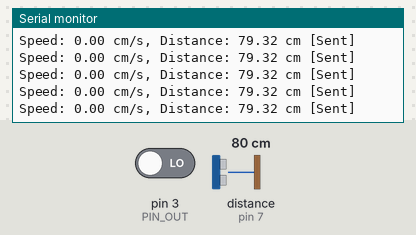
Bench run of a sketch on a simulated Arduino Uno, built with avr-gcc and run on an emulated ATmega328P. Parts: the last lines printed to the serial monitor. Wiring (inferred from the names in the program): ultrasonic range finder: trigger pin 8; echo pin 7. The inputs (shaded band) are chosen by the test bench; at power-on: distance to the obstacle (sensor on pin 7) 80 cm, pin 3 (PIN_OUT) LOW. The echo pulse lasts 58.3 µs per cm.

Above: at 1.2 s.
1.3 s: distance to the obstacle (sensor on pin 7) set to 2 cm
At 1.39 s:
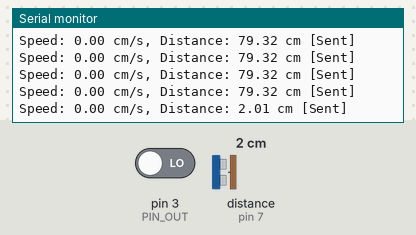
2.8 s: distance to the obstacle (sensor on pin 7) set to 9 cm
At 2.82 s:
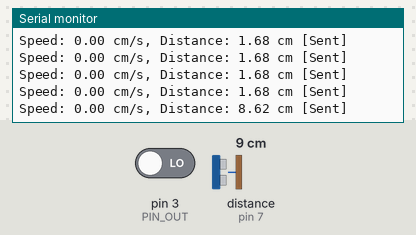
5.8 s: pin 3 (PIN_OUT) driven HIGH
7.3 s: distance to the obstacle (sensor on pin 7) set to 120 cm
At 7.35 s:
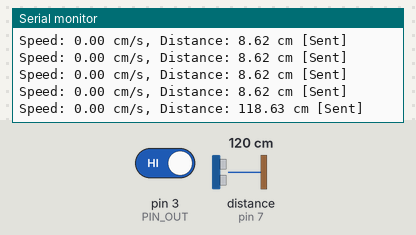
Timing chart, 0 to 10.3 s (numbered marks = the images above; inputs shaded):
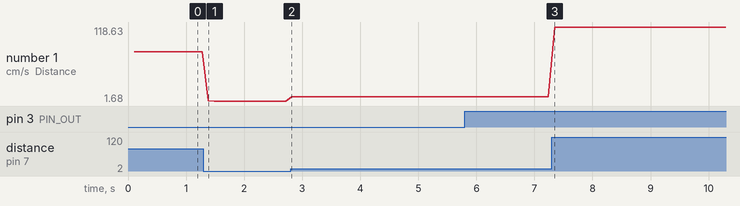

Measured:
- after the input at 1.3 s, the serial monitor: prints a new line after 0.08 s (image 1)
- after the input at 2.8 s, the serial monitor: prints a new line at once (image 2)
- after the input at 7.3 s, the serial monitor: prints a new line after 0.05 s (image 3)
- plotted number 1: 79.32 → 1.68 after the input at 1.3 s, 1.68 → 8.62 after the input at 2.8 s, 8.62 → 118.63 after the input at 7.3 s

The sketch:

pdc.ino
```cpp
#include <SPI.h>
#include <mcp2515.h>

#define SLAVE_ID 0x0F6
#define PIN_OUT 3              // Speed sensor pin
#define TRIG 8                 // Ultrasonic Trigger pin
#define ECHO 7                 // Ultrasonic Echo pin
#define CUSTOM_DELAY 100       // Measurement cycle [ms]
#define WHEEL_CIRCUMFERENCE_CM 20.083
#define PULSES_PER_REV 20

MCP2515 mcp2515(9);            // CS pin is 9
volatile unsigned int pulseCount = 0;
struct can_frame canMsg;

/* Union for distance data (4-byte float conversion) */
union DistanceUnion {
    float value;
    byte bytes[4];
} distanceData;

// Speed sensor Interrupt Service Routine (ISR)
void isrCount() {
    pulseCount++;
}

// Function to measure distance using ultrasonic sensor
float getDistance() {
    digitalWrite(TRIG, LOW);
    delayMicroseconds(2);
    digitalWrite(TRIG, HIGH);
    delayMicroseconds(10);
    digitalWrite(TRIG, LOW);

    // Timeout set to 50ms (measures up to approx. 8.5m)
    float cycletime = pulseIn(ECHO, HIGH, 50000);

    if (cycletime == 0) return -1.0; // Return -1.0 if measurement fails

    // Convert time(us) to cm: (Time * Speed of Sound(340m/s)) / 10000 / 2 (Round trip)
    return ((340.0 * cycletime) / 10000.0) / 2.0;
}

void setup() {
    Serial.begin(115200);

    // Initialize CAN (1000KBPS)
    mcp2515.reset();
    mcp2515.setBitrate(CAN_1000KBPS, MCP_16MHZ);
    mcp2515.setNormalMode();

    // Configure speed sensor
    pinMode(PIN_OUT, INPUT);
    attachInterrupt(digitalPinToInterrupt(PIN_OUT), isrCount, RISING);

    // Configure ultrasonic sensor
    pinMode(TRIG, OUTPUT);
    pinMode(ECHO, INPUT);

    // Initialize CAN message structure
    canMsg.can_id = SLAVE_ID;
    canMsg.can_dlc = 8;
    memset(canMsg.data, 0x00, 8);
}

void loop() {
    // 1. Wait for the measurement cycle
    delay(CUSTOM_DELAY);

    // 2. Calculate speed (Safely copy pulse count from ISR)
    noInterrupts();
    unsigned int pulses = pulseCount;
    pulseCount = 0;
    interrupts();

    float intervalSec = CUSTOM_DELAY / 1000.0;
    float revs = pulses / (float)PULSES_PER_REV;
    float speed = revs * WHEEL_CIRCUMFERENCE_CM / intervalSec;

    // 3. Measure distance
    distanceData.value = getDistance();

    // 4. CAN Data Packing
    // [Speed Data - Indices 0, 1, 2]
    int int1_spd = (int)speed;
    int int2_spd = round((speed - int1_spd) * 100);

    canMsg.data[0] = int1_spd / 256;      // Integer part (High byte)
    canMsg.data[1] = int1_spd % 256;      // Integer part (Low byte)
    canMsg.data[2] = (byte)int2_spd;      // Two decimal places

    // [Distance Data - Indices 3, 4, 5, 6] (4-byte Float)
    for (int i = 0; i < 4; i++) {
        canMsg.data[3 + i] = distanceData.bytes[i];
    }

    canMsg.data[7] = 0x00; // Reserved/Empty byte

    // 5. Send CAN message and output to Serial
    if (mcp2515.sendMessage(&canMsg) == MCP2515::ERROR_OK) {
        Serial.print("Speed: "); Serial.print(speed);
        Serial.print(" cm/s, Distance: "); Serial.print(distanceData.value);
        Serial.println(" cm [Sent]");
    } else {
        Serial.println("CAN Send Error");
    }
}
```
